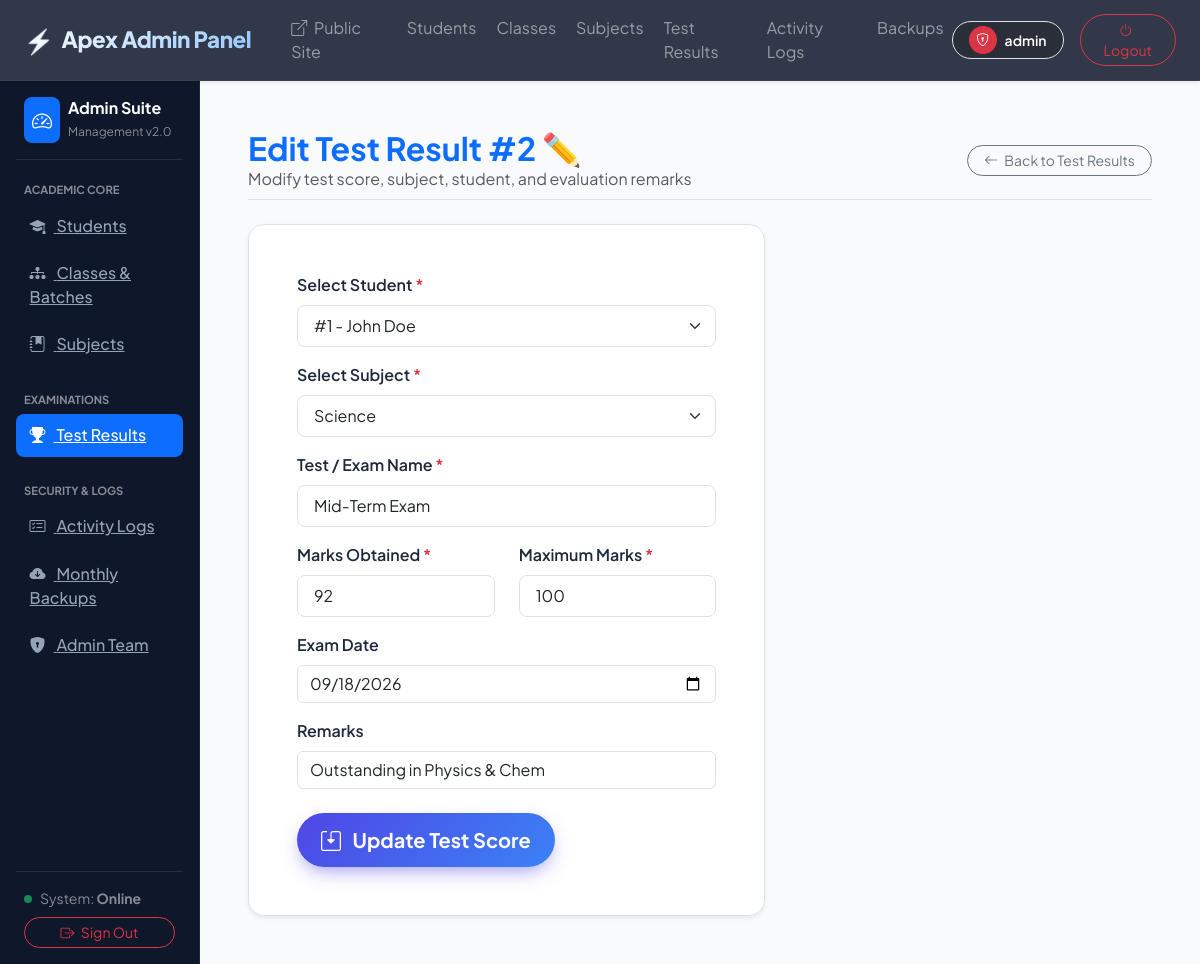
/test-result-edit.php?testid=2 (signed in), run on the app's committed database.
### tables this page shows
CREATE TABLE tbltest_results (
            testid INTEGER PRIMARY KEY AUTOINCREMENT,
            studentid INTEGER NOT NULL,
            subjectid INTEGER NOT NULL,
            test_name TEXT NOT NULL,
            max_marks REAL NOT NULL DEFAULT 100,
            obtained_marks REAL NOT NULL,
            exam_date TEXT,
            remarks TEXT,
            addedDateTime TEXT,
            FOREIGN KEY (studentid) REFERENCES tblstudent2(studentid) ON DELETE CASCADE,
            FOREIGN KEY (subjectid) REFERENCES tblsubject(subjectid) ON DELETE CASCADE
        );

CREATE TABLE tblsubject (
    subjectid INTEGER PRIMARY KEY AUTOINCREMENT,
    subjectname TEXT NOT NULL UNIQUE,
    status INTEGER DEFAULT 1,
    addedipaddress TEXT,
    addedDatetime TEXT
);

### test-result-edit.php (the view, shortened to what this page needs)
<?php
include "dbms.php";
$testid = $_REQUEST["testid"] ?? null;
$stmt = $conn->prepare("SELECT * FROM tbltest_results WHERE testid = :id");
$stmt->bindParam(':id', $testid, PDO::PARAM_INT);
$stmt->execute();
$test = $stmt->fetch();
$students = $conn->query("SELECT studentid, studentname FROM tblstudent2 ORDER BY studentname ASC")->fetchAll();
$subjects = $conn->query("SELECT subjectid, subjectname FROM tblsubject WHERE status = 1 ORDER BY subjectname ASC")->fetchAll();
include "includes/top.php";
?>
<?php
include "includes/nav.php";
include "includes/left-side.php";
?>
<div class="container-fluid p-0">
    <div class="d-flex justify-content-between align-items-center mb-4 border-bottom pb-2 flex-wrap gap-2">
        <div>
            <h2 class="text-primary fw-bold m-0">Edit Test Result #<?php echo htmlspecialchars($test['testid']); ?> ✏️</h2>
            <p class="text-muted m-0">Modify test score, subject, student, and evaluation remarks</p>
        </div>
        <a href="test-results-table.php" class="btn btn-outline-secondary btn-sm rounded-pill px-3">
            <i class="bi bi-arrow-left me-1"></i> Back to Test Results
        </a>
    </div>
    <div class="row">
        <div class="col-md-7">
            <form action="test-result-edit-process.php" method="POST" class="glass-card p-4 p-md-5 border shadow-sm rounded-4">
                <div class="mb-3">
                    <label for="studentid" class="form-label fw-semibold">Select Student <span class="text-danger">*</span></label>
                    <select name="studentid" id="studentid" class="form-select form-select-lg fs-6" required>
                        <?php foreach ($students as $s): ?>
                            <option value="<?php echo $s['studentid']; ?>" <?php if ($test['studentid'] == $s['studentid']) echo 'selected'; ?>>
                                #<?php echo $s['studentid']; ?> - <?php echo htmlspecialchars($s['studentname']); ?>
                            </option>
                        <?php endforeach; ?>
                    </select>
                </div>
                <div class="mb-3">
                    <label for="subjectid" class="form-label fw-semibold">Select Subject <span class="text-danger">*</span></label>
                    <select name="subjectid" id="subjectid" class="form-select form-select-lg fs-6" required>
                        <?php foreach ($subjects as $sub): ?>
                            <option value="<?php echo $sub['subjectid']; ?>" <?php if ($test['subjectid'] == $sub['subjectid']) echo 'selected'; ?>>
                                <?php echo htmlspecialchars($sub['subjectname']); ?>
                            </option>
                        <?php endforeach; ?>
                    </select>
                </div>
                <div class="mb-3">
                    <label for="test_name" class="form-label fw-semibold">Test / Exam Name <span class="text-danger">*</span></label>
                    <input type="text" class="form-control form-control-lg fs-6" name="test_name" id="test_name" value="<?php echo htmlspecialchars($test['test_name']); ?>" required>
                </div>
                <div class="row mb-3">
                    <div class="col-sm-6">
                        <label for="obtained_marks" class="form-label fw-semibold">Marks Obtained <span class="text-danger">*</span></label>
                        <input type="number" step="0.1" class="form-control form-control-lg fs-6" name="obtained_marks" id="obtained_marks" value="<?php echo htmlspecialchars($test['obtained_marks']); ?>" required>
                    </div>
                    <div class="col-sm-6">
                        <label for="max_marks" class="form-label fw-semibold">Maximum Marks <span class="text-danger">*</span></label>
                        <input type="number" step="0.1" class="form-control form-control-lg fs-6" name="max_marks" id="max_marks" value="<?php echo htmlspecialchars($test['max_marks']); ?>" required>
                    </div>
                </div>
                <div class="mb-3">
                    <label for="exam_date" class="form-label fw-semibold">Exam Date</label>
                    <input type="date" class="form-control" name="exam_date" id="exam_date" value="<?php echo htmlspecialchars($test['exam_date'] ?? date('Y-m-d')); ?>">
                </div>
                <div class="mb-4">
                    <label for="remarks" class="form-label fw-semibold">Remarks</label>
                    <input type="text" class="form-control" name="remarks" id="remarks" value="<?php echo htmlspecialchars($test['remarks'] ?? ''); ?>" placeholder="e.g. Improved score, Good conceptual understanding">
                </div>
                <div>
                    <button type="submit" class="btn btn-gradient-primary btn-lg rounded-pill px-4 fw-bold">
                        <i class="bi bi-save2 me-2"></i> Update Test Score
                    </button>
                </div>
            </form>
        </div>
    </div>
</div>
<?php
include "includes/end.php";
?>

### style.css (style rules this page uses)
:root { --primary: #4f46e5; --primary-hover: #4338ca; --primary-light: #eef2ff; --secondary: #0ea5e9; --accent: #f59e0b; --success: #10b981; --danger: #ef4444; --dark-bg: #0f172a; --card-bg: rgba(255, 255, 255, 0.92); --glass-border: rgba(255, 255, 255, 0.4); --glass-shadow: 0 20px 40px -15px rgba(0, 0, 0, 0.07); --font-main: 'Plus Jakarta Sans', -apple-system, BlinkMacSystemFont, "Segoe UI", Roboto, sans-serif; }
body { font-family: var(--font-main); background-color: #f8fafc; color: #1e293b; overflow-x: hidden; margin: 0; padding: 0; }
.glass-card { background: var(--card-bg); backdrop-filter: blur(16px); -webkit-backdrop-filter: blur(16px); border: 1px solid var(--glass-border); border-radius: 1.25rem; box-shadow: var(--glass-shadow); transition: all 0.3s cubic-bezier(0.16, 1, 0.3, 1); }
.btn-gradient-primary { background: linear-gradient(135deg, #4f46e5 0%, #3b82f6 100%); color: #ffffff !important; border: none; border-radius: 0.75rem; padding: 0.75rem 1.75rem; font-weight: 600; transition: all 0.25s ease; box-shadow: 0 8px 20px -6px rgba(79, 70, 229, 0.6); }

### data on the page
tbltest_results: testid "2", studentid "#1 - John Doe", subjectid "Science", test_name "Mid-Term Exam", obtained_marks "92", max_marks "100", exam_date "09/18/2026", remarks "Outstanding in Physics & Chem"

### other printed values
$_SESSION['adminusername'] "admin"
